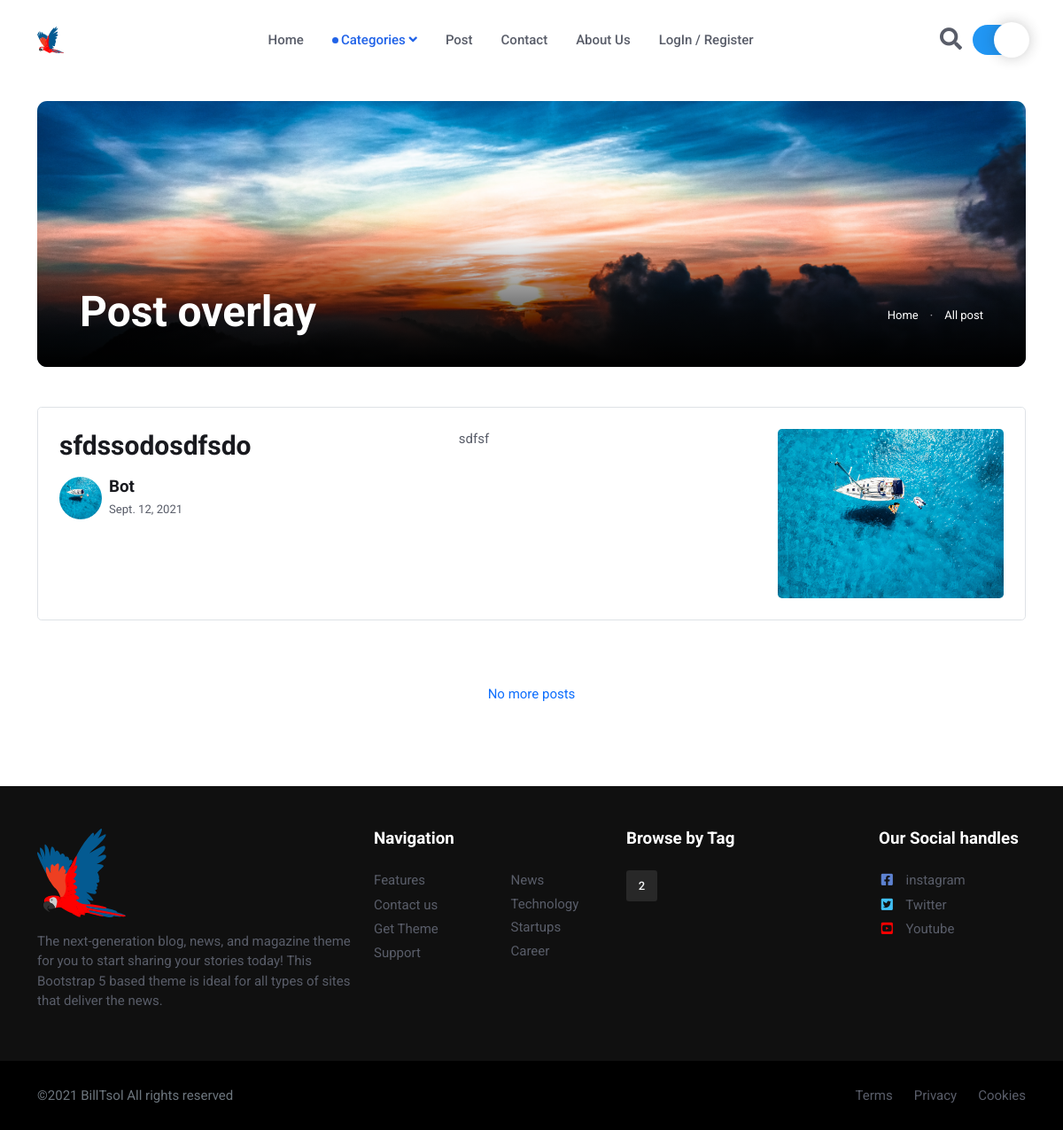
The page /posts/tag/2 on the database its author committed.
### BlogApp/models.py (models this page shows, shortened)
class Post(models.Model):
    title = models.CharField(max_length=255)
    image = models.ImageField(upload_to='post')
    desc = models.TextField()
    body = RichTextField()
    author = models.ForeignKey(Author,on_delete=models.PROTECT)
    category = models.ManyToManyField(Category)
    commentCount = models.IntegerField(default=0)
    created = models.DateTimeField(auto_now_add=True)

class Author(models.Model):
    author = models.ForeignKey(User,on_delete=models.PROTECT)
    username = models.CharField(max_length=50)
    image = models.ImageField(upload_to='users')
    created = models.DateTimeField(auto_now_add=True)
    specialty = models.CharField(max_length=50)

class Category(models.Model):
    name = models.CharField(max_length=40)
    color = models.CharField(max_length=50)
    image = models.ImageField(upload_to='category')
    created = models.DateTimeField(auto_now_add=True)

### BlogApp/views.py (the view)
# urls.py: path('posts/tag/<name>', categoryView , name='categoryView'),
def categoryView(request,name):
    id = Category.objects.get(name=name).id
    allPosts = Post.objects.all().filter(category=id).order_by('-created')
    paginator = Paginator(allPosts,2)
    page_number = request.GET.get('page')
    posts_obj = paginator.get_page(page_number)
    content = {
        "posts":posts_obj,
        "categories":categories,
        "footer":footer,
        "social":social,
    }
    return render(request, 'category.html' , content )

### BlogApp/templates/category.html (shortened to what this page needs)
{% extends "base.html" %}
{% block classActiveNews %}active{% endblock classActiveNews %}
{% block content %}
{% load static %}
<main class="dark-theme-bg">
	<section class="pt-4 dark-theme-bg">
		<div class="container">
			<div class="row">
				<div class="col-12">
					<div class="card card-overlay-bottom h-300 overflow-hidden text-center"
						style="background-image:url({% static 'img/aboutImg.jpg' %}); background-position: center left; background-size: cover;">
						<div class="card-img-overlay d-flex align-items-center p-3 pb-4 px-sm-5">
							<div class="col-12 mt-auto d-md-flex justify-content-between align-items-center">
								<h1 class="text-white display-5 dark-theme-color">Post overlay</h1>
								<nav class="d-flex justify-content-center" aria-label="breadcrumb">
									<ol class="breadcrumb breadcrumb-dots mb-0">
										<li class="breadcrumb-item "><a href="index.html" class="text-white">Home</a>
										</li>
										<li class="breadcrumb-item text-white">All post</li>
									</ol>
								</nav>
							</div>
						</div>
					</div>
				</div>
			</div>
		</div>
	</section>
	<section class="position-relative pt-0">
		<div class="container">
			<div class="row">
				<div class="col-12 infinite-container">
					{% for post in posts %}
					<div class="card border rounded-3 up-hover p-4 mb-4 dark-theme-bg infinite-item">
						<div class="row g-3">
							<div class="col-lg-5">
								<h2 class="card-title dark-theme-color">
									<a href="{% url 'postView' post.id %}" class="btn-link text-reset stretched-link">
										{{ post.title }}
									</a>
								</h2>
								<div class="d-flex align-items-center position-relative mt-3">
									<div class="avatar me-2">
										<img class="avatar-img rounded-circle" src="{{post.author.image.url}}" alt="avatar">
									</div>
									<div>
										<h5 class="mb-1 dark-theme-colorp">
											<a href="#" class="stretched-link text-reset btn-link">
												{{ post.author.username }}
											</a>
										</h5>
										<ul class="nav align-items-center small">
											<li class="nav-item me-3 dark-theme-colorp">
												{{ post.created.date }}
											</li>
										</ul>
									</div>
								</div>
							</div>
							<div class="col-md-6 col-lg-4 dark-theme-colorp">
								<p>{{ post.desc }}</p>
							</div>
							<div class="col-md-6 col-lg-3">
								<img class="rounded-3" src="{{post.image.url}}" alt="Card image">
							</div>
						</div>
					</div>
					{% endfor %}
				</div>
			</div>
			<div id="scrollItem">
				<nav class="my-5 d-md-flex justify-content-center" aria-label="navigation">
					{% if posts.has_next %}
					<div class="loading spinner-border text-primary border-5" id="scrollItem" role="status">
						<span class="visually-hidden"></span>
					</div>
					{% else %}
					<div class="text-primary border-5" id="scrollItem" role="status">
						<span class="">No more posts</span>
					</div>
					{% endif %}
				</nav>
			</div>
		</div>
	</section>
</main>
{% endblock content %}

### BlogApp/templates/base.html (shortened to what this page needs)
{% load static %}
<!doctype html>
<html lang="en" class="theme-light">
<head>
    <link rel="stylesheet" href="{% static 'css/theme.css' %}">
    <link href="https://cdn.jsdelivr.net/npm/bootstrap@5.1.0/dist/css/bootstrap.min.css" rel="stylesheet"
>
    <link id="style-switch" rel="stylesheet" type="text/css" href="{% static 'css/style.css' %}">
    <link rel="stylesheet" href="https://use.fontawesome.com/releases/v5.15.4/css/all.css"
>
</head>
<body class="dark-theme-bg">
    <header class="navbar-light navbar-sticky header-static dark-theme-bg">
        <nav class="navbar navbar-expand-lg">
            <div class="container">
                <a class="navbar-brand" href="{% url 'Home' %}">
                    <img class="navbar-brand-item light-mode-item" src="{% static 'img/logo.svg' %}" alt="logo">
                </a>
                <div class="collapse navbar-collapse dark-theme-bg" id="navbarCollapse">
                    <ul class="navbar-nav navbar-nav-scroll mx-auto">
                        <li class="nav-item dropdown">
                            <a class="nav-link dark-theme-color {% block classActiveHome %} {% endblock classActiveHome %}"
                                href="{% url 'Home' %}" id="homeMenu" aria-expanded="false">Home</a>
                        </li>
                        <li class="nav-item dropdown">
                            <span
                                class="nav-link dark-theme-color {% block classActiveNews %} {% endblock classActiveNews %}"
                                id="pagesMenu" data-bs-toggle="dropdown" aria-haspopup="true"
                                aria-expanded="false">Categories
                                <i class="fas fa-angle-down"></i>
                            </span>
                        </li>
                        <li class="nav-item dropdown">
                            <a class="nav-link dark-theme-color {% block classActivePosts %} {% endblock classActivePosts %}"
                                href="{% url 'posts' %}" id="postMenu" aria-expanded="false">Post</a>
                        </li>
                        <li class="nav-item dropdown dropdown-fullwidth">
                            <a class="nav-link dark-theme-color {% block classActiveContact %} {% endblock classActiveContact %}"
                                href="{% url 'Contact' %}" id="megaMenu" aria-expanded="false"> Contact</a>
                        </li>
                        <li class="nav-item">
                            <a class="nav-link dark-theme-color {% block classActiveAbout %} {% endblock classActiveAbout %}"
                                href="{% url 'AboutUs' %}" id="megaMenu" aria-expanded="false"> About us</a>
                        </li>
                        {% if user.is_authenticated %}
                        <li class="nav-item">
                            <a class="nav-link dark-theme-color" href="{% url 'logOutUser' %}"
                                aria-expanded="false">LogOut {{user.username}}</a>
                        </li>
                        {% else %}
                        <li class="nav-item">
                            <a class="nav-link dark-theme-color {% block classActiveLog %} {% endblock classActiveLog %}"
                                href="{% url 'Register' %}" id="megaMenu" aria-expanded="false">
                                LogIn / Register
                            </a>
                        </li>
                        {% endif %}
                    </ul>
                </div>
                <div class="nav flex-nowrap align-items-center">
                    <div class="nav-item dropdown dropdown-toggle-icon-none nav-search">
                        <a class="nav-link dropdown-toggle" role="button" href="#" id="navSearch"
                            data-bs-toggle="dropdown" aria-expanded="false">
                            <i class="fas fa-search dark-theme-colorp"></i>
                        </a>
                    </div>
                </div>
                <div class="theme-container">
                    <label id="theme-switch" class="theme-switch">
                        <span class="theme-slider theme-round"></span>
                    </label>
                </div>
            </div>
        </nav>
    </header>
    {% block content %}
    {% endblock content %}
    <footer class="pb-0 end-footer1">
        <div class="container">
            <div class="row pt-5">
                <div class="col-md-6 col-lg-4 mb-4">
                    <img class="light-mode-item" src="{% static 'img/logo.svg' %}" alt="logo">
                    <p class="mt-3">
                        The next-generation blog, news, and magazine theme for you to start sharing your stories
                        today! This Bootstrap 5 based theme is ideal for all types of sites that deliver the news.
                    </p>
                </div>
                <div class="col-md-6 col-lg-3 mb-4">
                    <h5 class="mb-4 text-white">Navigation</h5>
                    <div class="row">
                        <div class="col-6">
                            <ul class="nav flex-column">
                                {% for item in footer %}
                                {% if forloop.counter <= 4%}
                                <li class="nav-item">
                                    <a class="nav-link pt-0" href="{{item.urls}}">
                                        {{ item.title }}
                                    </a>
                                </li>
                                {% endif %}
                                {% endfor %}
                            </ul>
                        </div>
                        <div class="col-6">
                            <ul class="nav flex-coldjango static url in javascriptumn">
                                {% for item in footer %}
                                    {% if forloop.counter > 4%}
                                    <li class="nav-item">
                                        <a class="nav-link pt-0" href="{{item.urls}}">{{ item.title }}</a>
                                    </li>
                                    {% endif %}
                                {% endfor %}
                            </ul>
                        </div>
                    </div>
                </div>
                <div class="col-sm-6 col-lg-3 mb-4">
                    <h5 class="mb-4 text-white">Browse by Tag</h5>
                    <ul class="list-inline">
                        {% for cat in categories %}
                        <li class="list-inline-item">
                            <a href="{% url 'categoryView' cat.name %}"
                                class="btn btn-sm btn-{{cat.color}}-soft">
                                {{ cat.name }}
                            </a>
                        </li>
                        {% endfor %}
                    </ul>
                </div>
                <div class="col-sm-6 col-lg-2 mb-4">
                    <h5 class="mb-4 text-white">Our Social handles</h5>
                    <ul class="nav flex-column">
                        {% for socia in social %}
                        <li class="nav-item">
                            <a class="nav-link pt-0" href="{{ socia.urls }}">
                                <i class="{{ socia.iclass }}"></i>
                                {{ socia.title }}
                            </a>
                        </li>
                        {% endfor %}
                    </ul>
                </div>
            </div>
        </div>
        <div class="bg-dark mt-3 end-footer">
            <div class="container">
                <div class="row align-items-center justify-content-md-between py-4">
                    <div class="col-md-6">
                        <div class="text-center text-md-start text-muted">©2021 BillTsol All rights reserved
                        </div>
                    </div>
                    <div class="col-md-6 d-sm-flex align-items-center justify-content-center justify-content-md-end">
                        <ul class="nav text-center text-sm-end justify-content-center justify-content-center mt-3 mt-md-0">
                            <li class="nav-item"><a class="nav-link" href="#">Terms</a></li>
                            <li class="nav-item"><a class="nav-link" href="#">Privacy</a></li>
                            <li class="nav-item"><a class="nav-link pe-0" href="#">Cookies</a></li>
                        </ul>
                    </div>
                </div>
            </div>
        </div>
    </footer>
</body>
</html>

### BlogApp/static/css/theme.css (style rules this page uses)
.theme-light { --bg-color: #fff; --font-color: #333; }
.theme-container { display: flex; background: transparent; flex-direction: column; justify-content: center; align-items: center; }
.theme-switch { position: relative; display: inline-block; width: 60px; height: 34px; }
.theme-slider { position: absolute; cursor: pointer; top: 0; left: 0; right: 0; bottom: 0; background-color: #ccc; -webkit-transition: 0.4s; transition: 0.4s; }
.theme-slider:before { position: absolute; content: ""; height: 40px; width: 40px; left: 0px; bottom: 4px; top: 0; bottom: 0; margin: auto 0; -webkit-transition: 0.4s; transition: 0.4s; box-shadow: 0 0px 15px #2020203d; background: white url('https://i.ibb.co/FxzBYR9/night.png'); color: #000000; background-repeat: no-repeat; background-position: center; }
input:checked + .theme-slider { background-color: #2196f3; }
input:checked + .theme-slider:before { -webkit-transform: translateX(24px); -ms-transform: translateX(24px); transform: translateX(24px); background: white url('https://i.ibb.co/7JfqXxB/sunny.png'); background-repeat: no-repeat; background-position: center; }
.theme-slider.theme-round { border-radius: 34px; }
.theme-slider.theme-round:before { border-radius: 50%; }
.fa-search { font-size: 25px; }
footer { background-color: rgba(17, 17, 17, 0.815)!important; }
footer img { width: 100px; height: 100px; }
#pagesMenu { cursor:pointer; }
.end-footer1 { background: #101010!important; }
.end-footer { background-color: rgb(0, 0, 0)!important; }

### BlogApp/templates/category.html (style rules this page uses)
#scrollItem { display: flex; justify-content: center; }

### rows shown on the page
Post: title "sfdssodosdfsdo", author.image (picture), author.username "Bot", created "Sept. 12, 2021", desc "sdfsf", image (picture)
Category: name "2"

### other values the page prints
{{ item.title }} "Features" "Contact us" "Get Theme" "Support"
{{ item.title }} "News" "Technology" "Startups" "Career"
{{ socia.title }} "instagram" "Twitter" "Youtube"
